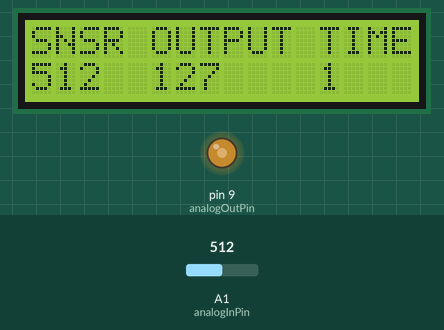
Recording of a sketch running on a simulated Arduino Uno, built with avr-gcc and run on an emulated ATmega328P. Parts: 16×2 character LCD, output pins drawn as LEDs (lit = HIGH). The inputs (shaded band) are chosen by the test bench; at power-on: A1 (analogInPin) = 512. What the sketch prints to the serial monitor is not drawn.

Above: at 1.2 s.
1.3 s: A1 (analogInPin) set to 716
At 2.6 s:
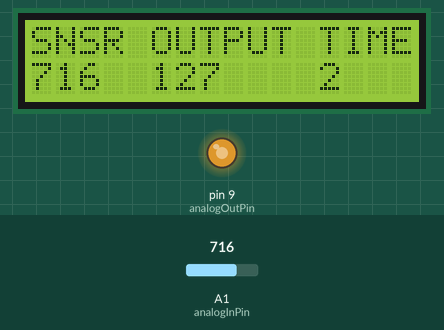
4.3 s: A1 (analogInPin) set to 900
At 5.8 s:
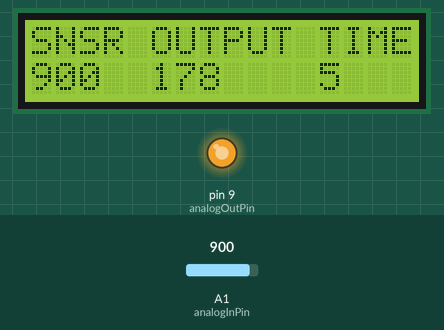
7.3 s: A1 (analogInPin) set to 122
At 8.8 s:
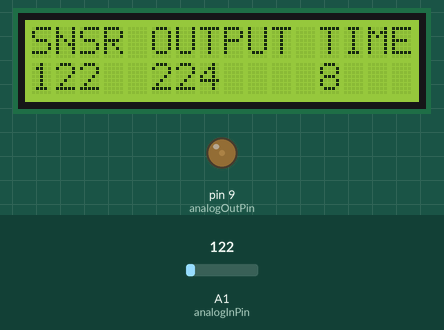
10.3 s: A1 (analogInPin) set to 0
At 11.4 s:
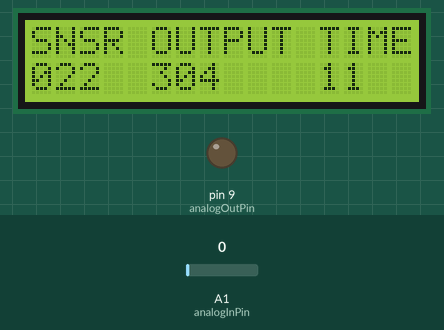
Timing chart, 0 to 13.3 s (numbered marks = the images above; inputs shaded):
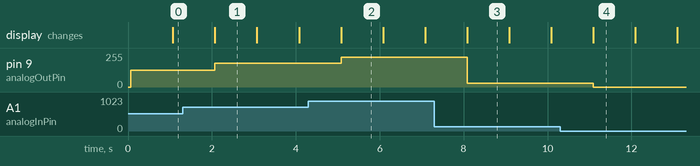

Measured:
- after the input at 1.3 s, pin 9 (analogOutPin): 127/255 → 178/255 after 0.77 s
- after the input at 4.3 s, pin 9 (analogOutPin): 178/255 → 224/255 after 0.78 s
- after the input at 7.3 s, pin 9 (analogOutPin): 224/255 → 30/255 after 0.79 s
- after the input at 10.3 s, pin 9 (analogOutPin): 30/255 → 0/255 after 0.79 s
- what the display in image 1 shows lasts 1.0 s, from 2.1 s to 3.1 s

The sketch:

_1.ino
```cpp
// include the library code:
#include <LiquidCrystal.h>

// initialize the library with the numbers of the interface pins
LiquidCrystal lcd(12, 11, 5, 4, 3, 2);

// These constants won't change.  They're used to give names
// to the pins used:
const int analogInPin = A1;  // Analog input pin that the potentiometer is attached to
const int analogOutPin = 9; // Analog output pin that the LED is attached to

int sensorValue = 0;        // value read from the pot
int outputValue = 0;        // value output to the PWM (analog out)

void setup() {
  // put your setup code here, to run once:
// set up the LCD's number of columns and rows:
  lcd.begin(16, 2);
  // Print a message to the LCD.
  lcd.print("SNSR OUTPUT TIME");


// initialize serial communications at 9600 bps:
  Serial.begin(9600);

}

void loop() {
  // put your main code here, to run repeatedly:
// set the cursor to column 0, line 1
  // (note: line 1 is the second row, since counting begins with 0):
  lcd.setCursor(0, 1);
  lcd.print(analogRead(analogInPin));
  lcd.setCursor(5, 1);
  lcd.print(map(sensorValue, 0, 1023, 0, 255));
  lcd.setCursor(12, 1);
  // print the number of seconds since reset:
  lcd.print(millis() / 1000);


// read the analog in value:
  sensorValue = analogRead(analogInPin);
  // map it to the range of the analog out:
  outputValue = map(sensorValue, 0, 1023, 0, 255);
  // change the analog out value:
  analogWrite(analogOutPin, outputValue);

  // print the results to the serial monitor:
  Serial.print("sensor = ");
  Serial.print(sensorValue);
  Serial.print("\t output = ");
  Serial.println(outputValue);

  // wait xs before the next loop
  // for the analog-to-digital converter to settle
  // after the last reading:
  delay(1000);

}
```
